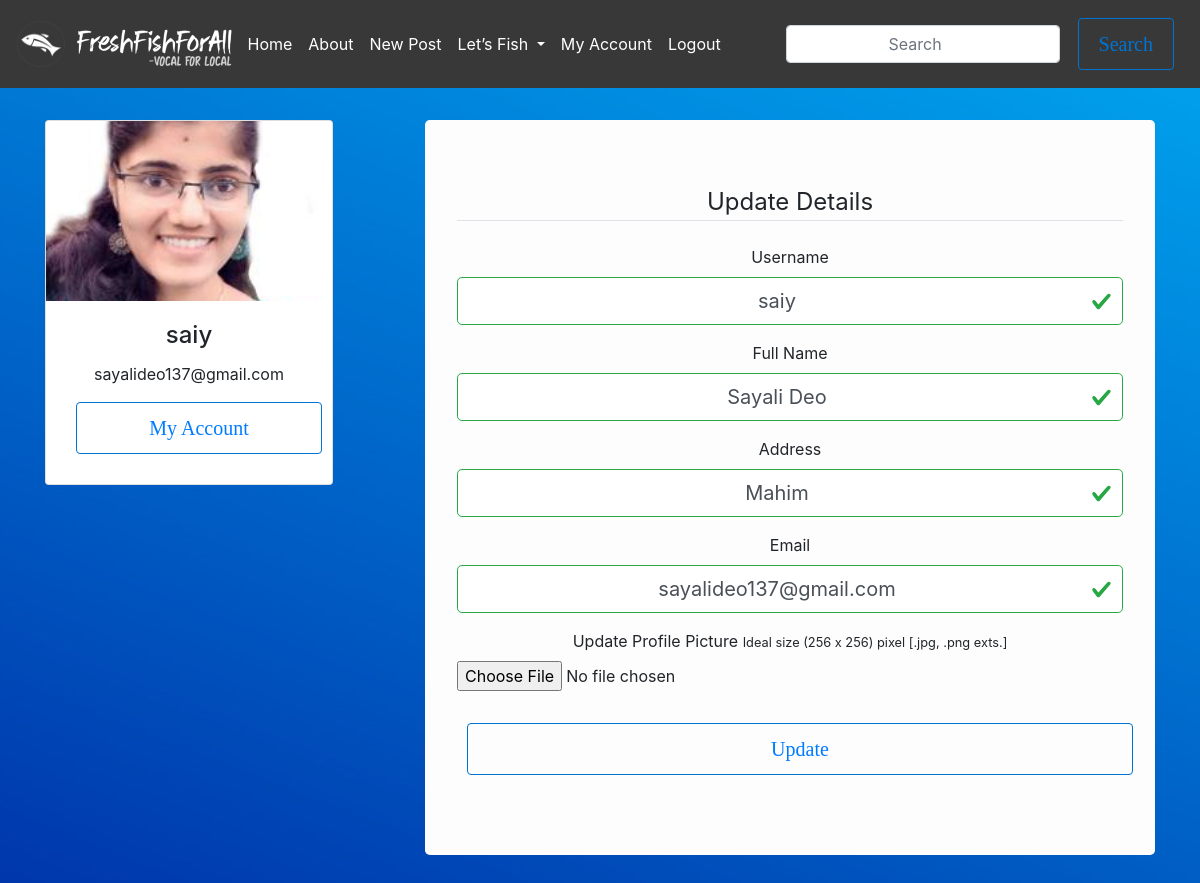
Page /account (signed in) on the committed database.
### flaskblog/models.py (models this page shows, shortened)
class User(db.Model, UserMixin):
    id            = db.Column(db.Integer, primary_key = True)
    username      = db.Column(db.String(20), unique=True, nullable=False)
    fullname      = db.Column(db.String(60))
    email         = db.Column(db.String(20), unique=True)
    address       = db.Column(db.String(120))
    image_file    = db.Column(db.String(20), nullable=False, default='default.jpg')
    password      = db.Column(db.String(60), nullable=False)
    points        = db.Column(db.Integer)
    posts         = db.relationship('Post', backref='post_author', lazy=True)
    fishes        = db.relationship('Fish', backref='fish_seller', lazy='dynamic')
    mycarousel    = db.relationship('Mycarousel', backref='author', lazy='dynamic')
    followed = db.relationship(
        'User', secondary=followers,
        primaryjoin=(followers.c.follower_id == id),
        secondaryjoin=(followers.c.followed_id == id),
        backref=db.backref('followers', lazy='dynamic'), lazy='dynamic')

### flaskblog/user/routes.py (the view)
@users.route("/account", methods=['GET', 'POST'])
@login_required
def account():
    form = UpdateForm()
    if form.validate_on_submit():
        if form.picture.data :
            picture_file = save_picture(form.picture.data)
            current_user.image_file = picture_file
        current_user.username = form.username.data
        current_user.email    = form.email.data
        current_user.address  = form.address.data
        db.session.commit()
        flash('Your account has been updated!', 'success')
        return redirect(url_for('users.account'))
    elif request.method == 'GET':
        form.username.data = current_user.username
        form.fullname.data = current_user.fullname
        form.address.data = current_user.address
        form.email.data = current_user.email
        points         = current_user.points
    img_file = url_for('static', filename='profile_pics/' + current_user.image_file)
    return render_template('account.html', img_file=img_file, form=form, points=points)

### flaskblog/user/forms.py (shortened to what this page needs)
class UpdateForm(FlaskForm):
    username = StringField('Username', validators=[DataRequired(), Length(min=2, max=20)]) # DataRequired means it cant be empty
    fullname = StringField('Full Name', validators=[DataRequired(), Length(min=2, max=20)])
    address  = StringField('Address', validators=[DataRequired(), Length(min=2, max=20)])
    email    = EmailField('Email', validators=[DataRequired(), Email()])
    picture  = FileField('Update Profile Picture', validators=[FileAllowed(['jpg', 'png'],'Images only!')])
    submit   = SubmitField('Update')

### flaskblog/models.py (called while the page is built)
@login_manager.user_loader
def load_user(user_id):
    return User.query.get(int(user_id))

### flaskblog/templates/account.html (shortened to what this page needs)
{% extends "layout.html" %}
{% block content %}
<br><br>
<div class="container">
    <div class="row">
        <div class="col-sm-4 col-md-4 col-lg-4" >
            <div class="card" style="width: 18rem;">
                <img class="card-img-top" src="{{ img_file }}" alt="Myself">
                <div class="card-body">
                  <h4 class="card-title">{{ current_user.username }}</h4>
                  <p class="card-text">{{ current_user.email }}</p>
                  <a href="{{ url_for('users.user_popup', username=current_user.username) }}" class="btn btn-outline-primary btn-block">My Account</a>
                </div>
            </div>
        </div>
        <div class="col-sm-8 col-md-8 col-lg-8" >
            <div class="jumbotron bg">
                <form method="POST" action="" enctype="multipart/form-data">
                    <fieldset class="form-group">
                        <legend class="border-bottom mb-4">Update Details</legend>
                        <div class="form-group">
                            {{ form.username.label(class="form-control-label") }}
                            {% if form.username.errors %}
                            {{ form.username(class="form-control form-control-lg is-invalid") }}
                            <div class="invalid-feedback">
                                {% for error in form.username.errors %}
                                    <span> {{ error }} </span>
                                {% endfor %}
                            </div>
                            {% else %}
                            {{ form.username(class="form-control form-control-lg is-valid") }}
                            {% endif %}
                        </div>
                        <div class="form-group">
                            {{ form.fullname.label(class="form-control-label") }}
                            {% if form.fullname.errors %}
                            {{ form.fullname(class="form-control form-control-lg is-invalid") }}
                            <div class="invalid-feedback">
                                {% for error in form.fullname.errors %}
                                    <span> {{ error }} </span>
                                {% endfor %}
                            </div>
                            {% else %}
                            {{ form.fullname(class="form-control form-control-lg is-valid") }}
                            {% endif %}
                        </div>
                        <div class="form-group">
                            {{ form.address.label(class="form-control-label") }}
                            {% if form.address.errors %}
                            {{ form.address(class="form-control form-control-lg is-invalid") }}
                            <div class="invalid-feedback">
                                {% for error in form.address.errors %}
                                    <span> {{ error }} </span>
                                {% endfor %}
                            </div>
                            {% else %}
                            {{ form.address(class="form-control form-control-lg is-valid") }}
                            {% endif %}
                        </div>
                        <div class="form-group">
                            {{ form.email.label(class="form-control-label") }}
                            {% if form.email.errors %}
                            {{ form.email(class="form-control form-control-lg is-invalid") }}
                            <div class="invalid-feedback">
                                {% for error in form.email.errors %}
                                    <span> {{ error }} </span>
                                {% endfor %}
                            </div>
                            {% else %}
                            {{ form.email(class="form-control form-control-lg is-valid") }}
                            {% endif %}
                        </div>
                        <div class="form-group">
                            {{ form.picture.label() }} <small>Ideal size (256 x 256) pixel [.jpg, .png exts.]</small>
                            {{ form.picture(class="form-control-file") }}
                        </div>
                    </fieldset>
                    <div class="form-group">
                        {{ form.submit(class="btn btn-outline-primary btn-block")}}
                    </div>
                </form>
            </div>
      </div>
    </div>
</div>
{% endblock content %}

### flaskblog/static/main.css (style rules this page uses)
* { margin:0; padding:0; box-sizing: border-box; text-align: center; clear:left; }
body { justify-content: center; align-items: center; text-align: center; min-height: 100vh; clear:left; }
.card-img-top { width: 100%; height: 15vw; object-fit: cover; }
.bg { background-color: rgb(253, 253, 253) ; }
body { margin:0;height:2000px; }
.btn { border : 1px solid#0074d3; background: none; padding: 10px 20px; font-size: 20px; font-family: "montserrat"; cursor: pointer; margin: 10px; transition: 0.5s; position: relative; overflow:hidden; }
.btn::before { content:""; position: absolute; left: 0; width: 100%; height: 0%; background: #0074d3; z-index: -1; transition: 0.5s; }

### rows in the picture
User: username "saiy", email "sayalideo137@gmail.com", fullname "Sayali Deo", address "Mahim"
